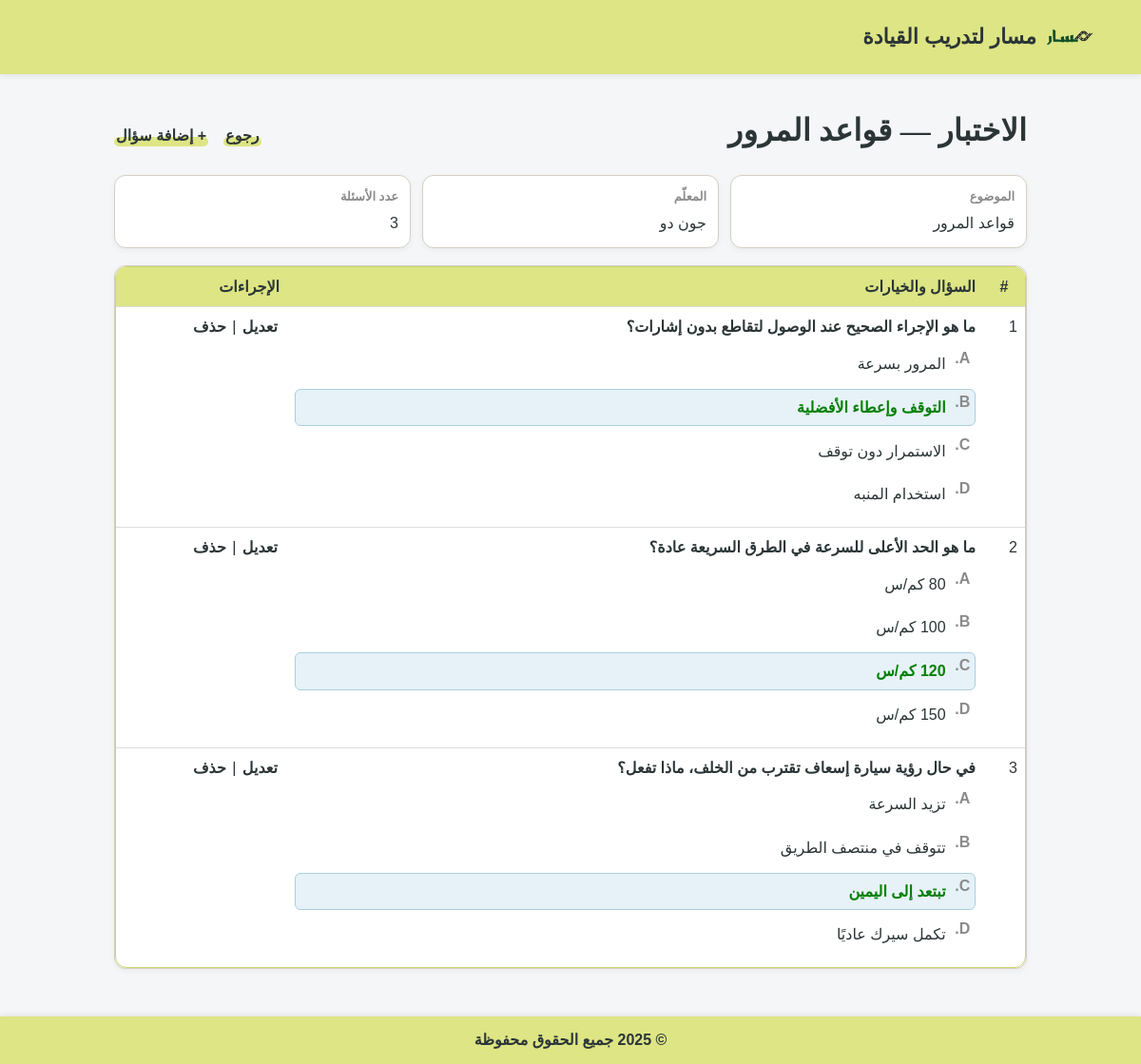
Before: /Masar_G2/Quiz.php?quizID=2 (signed in) with the older database file.
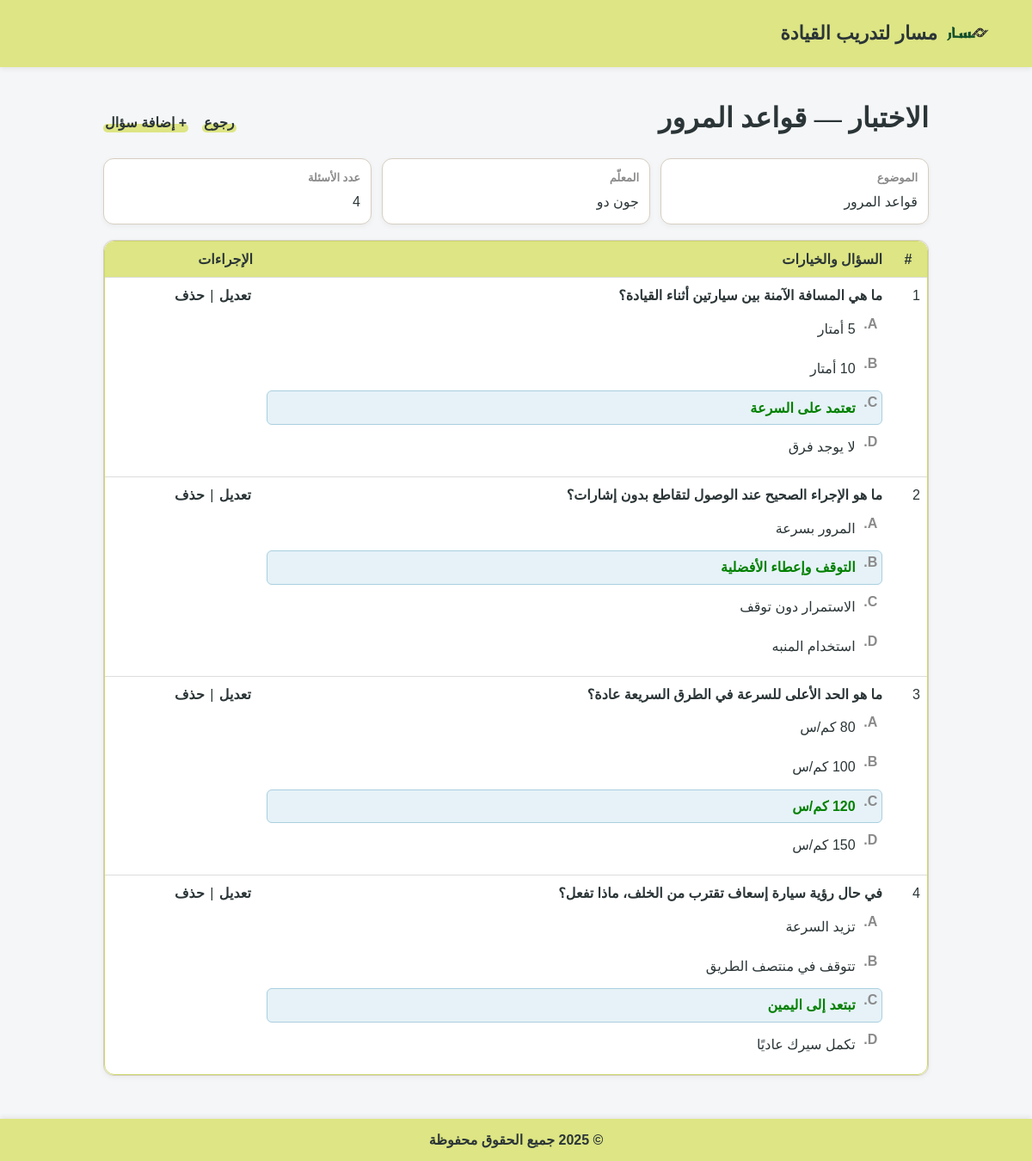
After: the same page with the newer database file.
### tables this page shows
CREATE TABLE `quizquestion` (
  `id` int NOT NULL,
  `quizID` int NOT NULL,
  `question` text NOT NULL,
  `questionFigureFileName` varchar(255) DEFAULT NULL,
  `answerA` text NOT NULL,
  `answerB` text NOT NULL,
  `answerC` text NOT NULL,
  `answerD` text NOT NULL,
  `correctAnswer` enum('A','B','C','D') NOT NULL
);

### Masar_G2/Quiz.php (the view, shortened to what this page needs)
<?php
include 'connection.php';
$quizID = $_GET['quizID'];
$qInfo = "SELECT q.id, q.topicID, q.educatorID, t.topicName, u.firstName, u.lastName
          FROM quiz q
          JOIN topic t ON q.topicID = t.id
          JOIN user u ON q.educatorID = u.id
          WHERE q.id = $quizID";
$qResult = mysqli_query($connection, $qInfo);
$quiz = mysqli_fetch_assoc($qResult);
$qList = "SELECT * FROM quizquestion WHERE quizID = $quizID";
$result = mysqli_query($connection, $qList);
$total = mysqli_num_rows($result);
?>
<!DOCTYPE html>
<html lang="ar" dir="rtl">
<head>
  <link rel="stylesheet" href="common.css">
</head>
<body>
<header>
  <div class="header-container">
    <div class="logo">
      <img src="images/logo.png" alt="شعار الموقع">
      <span>مسار لتدريب القيادة</span>
    </div>
  </div>
</header>
<div class="container">
  <div class="quiz-header">
    <h1 class="section-title">الاختبار — <?php echo ($quiz['topicName']); ?></h1>
    <div class="link-group">
      <a href="Educator.php" class="hl-link">رجوع</a>
      <a href="add-question.php?quizID=<?php echo $quizID; ?>" class="hl-link">+ إضافة سؤال</a>
    </div>
  </div>
  <div class="quiz-meta">
    <div class="meta-box"><strong>الموضوع</strong><div><?php echo ($quiz['topicName']); ?></div></div>
    <div class="meta-box"><strong>المعلّم</strong><div><?php echo ($quiz['firstName'] . " " . $quiz['lastName']); ?></div></div>
    <div class="meta-box"><strong>عدد الأسئلة</strong><div><?php echo $total; ?></div></div>
  </div>
  <section class="section">
    <div class="card table-card">
      <div class="table-wrap">
        <?php
        if ($total == 0) {
            echo "<p style='text-align:center; color:red;'>لا توجد أسئلة في هذا الاختبار بعد.</p>";
        } else {
            echo "<table>
                    <thead>
                      <tr>
                        <th class='col-num'>#</th>
                        <th>السؤال والخيارات</th>
                        <th class='col-actions'>الإجراءات</th>
                      </tr>
                    </thead>
                    <tbody>";
            $i = 1;
            while ($row = mysqli_fetch_assoc($result)) {
                echo "<tr>";
                echo "<td>" . $i++ . "</td>";
                echo "<td>";
                echo "<div class='q-title'>" . ($row['question']) . "</div>";
                echo "<ol class='choices'>";
                foreach (['A', 'B', 'C', 'D'] as $c) {
                    $cls = ($row['correctAnswer'] == $c) ? "class='correct'" : "";
                    echo "<li $cls>" . ($row['answer' . $c]) . "</li>";
                }
                echo "</ol>";
                echo "</td>";
                echo "<td>
                        <a href='edit-question.php?q=" . $row['id'] . "' class='hl-link'>تعديل</a> |
                        <a href='delete-question.php?q=" . $row['id'] . "' class='hl-link'>حذف</a>
                      </td>";
                echo "</tr>";
            }
            echo "</tbody></table>";
        }
        ?>
      </div>
    </div>
  </section>
</div>
<footer>
  &copy; 2025 جميع الحقوق محفوظة
</footer>
</body>
</html>

Changed rows visible on the page:
now on this page (row edited): quizquestion: question "ما هي المسافة الآمنة بين سيارتين أثناء القيادة؟", answerA "5 أمتار", answerB "10 أمتار", answerC "تعتمد على السرعة", answerD "لا يوجد فرق"
Other visible differences:
$total: "3" → "4"
